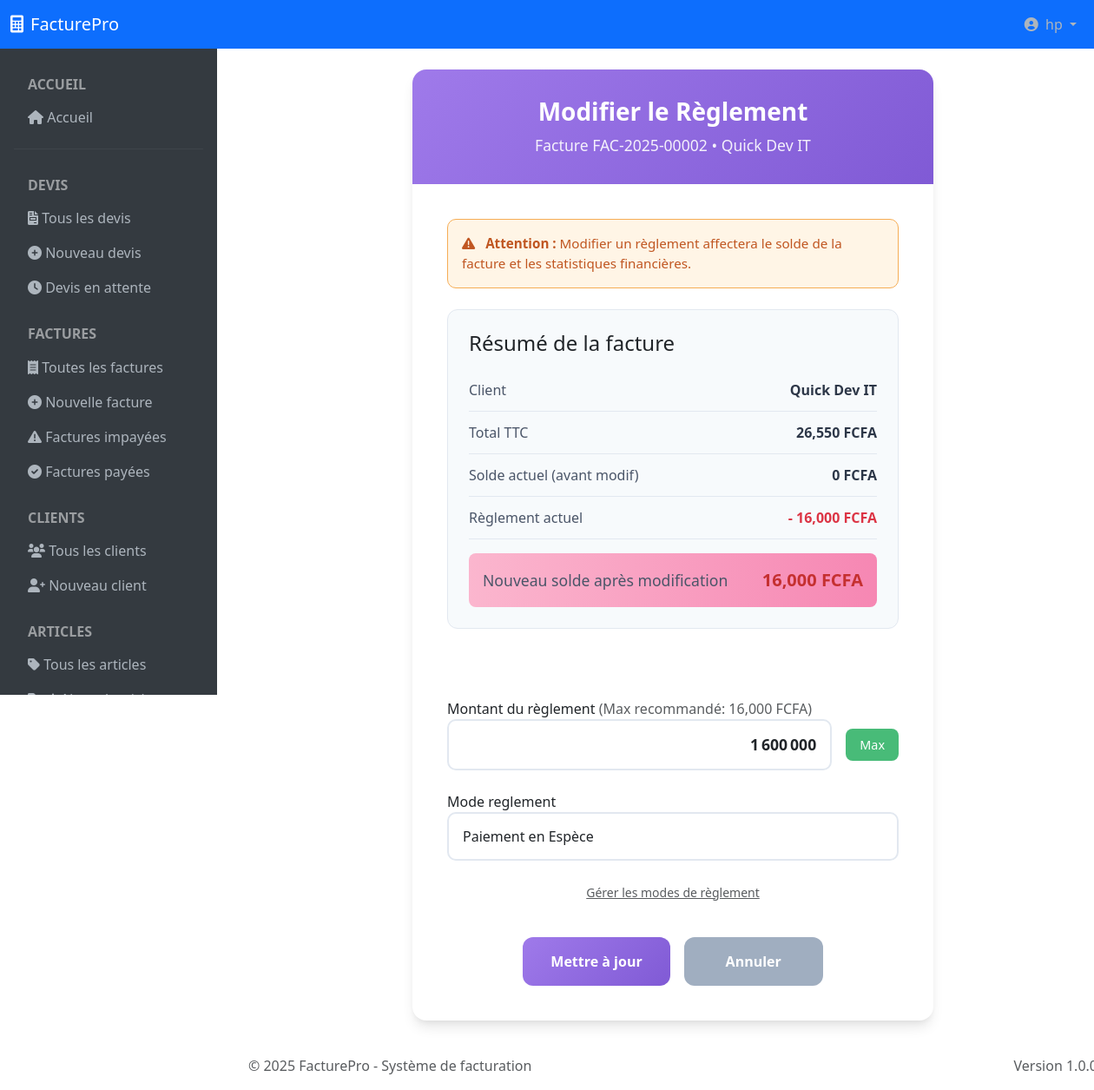
Screenshot of /reglement/modifier/1/ (signed in) with the database file from the repository.
### register/models.py (models this page shows)
class User(AbstractUser):
    bio = models.TextField(blank=True, null=True)
    profile_photo = models.ImageField(verbose_name= 'Photo de profil' )

### facture/models.py (models this page shows, shortened)
class Reglement(models.Model):
    client = models.ForeignKey(Client, on_delete=models.PROTECT, related_name='reglements')
    facture = models.ForeignKey(Facturation, on_delete=models.PROTECT, related_name='reglement_set')
    date_reglement = models.DateField(auto_now_add=True)
    montant_reglement = models.DecimalField(max_digits=12, decimal_places=2, validators=[MinValueValidator(0)])
    mode_reglement = models.ForeignKey(ModeReglement, on_delete=models.SET_NULL, null=True, blank=True, limit_choices_to={'est_actif': True})
    class Meta:
        indexes = [
            models.Index(fields=['facture']),
            models.Index(fields=['client']),
            models.Index(fields=['date_reglement']),
            models.Index(fields=['facture', 'date_reglement']),
        ]

class Facturation(models.Model):
    STATUT_PAYE = 1
    STATUT_EN_ATTENTE = 2
    STATUT_ANNULE = 3
    STATUT_CHOICES = (
        (STATUT_PAYE, 'Payé'),
        (STATUT_EN_ATTENTE, 'En Attente'),
        (STATUT_ANNULE, 'Annulée'),
    )
    client = models.ForeignKey(Client, on_delete=models.PROTECT)
    devis_origine = models.OneToOneField(
        Devis,
        on_delete=models.PROTECT,
        null=True,  # Changé pour permettre None temporairement
        blank=True,
        related_name='facture_generee'
    )
    save_by = models.ForeignKey(settings.AUTH_USER_MODEL, on_delete=models.PROTECT, related_name='factures')
    montant_accompte = models.DecimalField(
        max_digits=12,
        decimal_places=2,
        default=0.00,
        validators=[MinValueValidator(0)]
    )
    date_creation = models.DateTimeField(auto_now_add=True)
    statut = models.IntegerField(choices=STATUT_CHOICES, default=STATUT_EN_ATTENTE)
    numero = models.CharField(max_length=50, unique=True)
    last_update = models.DateTimeField(default=timezone.now)
    commentaire = models.TextField(null=True, blank=True, help_text="Entrer un commentaire sur la facture")
    net_a_payer = models.DecimalField(max_digits=12, decimal_places=2, default=0.00)
    taux_tva = models.DecimalField(
        max_digits=5,
        decimal_places=2,
        null=True,
        blank=True,
        default=Decimal('18.00')
    )
    total_tva = models.DecimalField(max_digits=12, decimal_places=2, default=0.00)
    total_net_ht = models.DecimalField(max_digits=12, decimal_places=2, default=0.00)
    total_ttc = models.DecimalField(max_digits=12, decimal_places=2, default=0.00)
    produits = models.ManyToManyField('Produit', through='ProduitFacturation', related_name='factures')
    services = models.ManyToManyField('Service', through='ServiceFacturation', related_name='factures')
    @property
    def solde_du(self):
        if not self.pk:
            return Decimal('0.00')
        total_reglements = self.reglement_set.aggregate(
            total=Coalesce(Sum('montant_reglement'), Decimal('0.00'))
        )['total']
        solde = self.net_a_payer - self.montant_accompte - total_reglements
        return max(Decimal('0.00'), solde)  # solde jamais négatif
    class Meta:
        indexes = [
            models.Index(fields=['numero']),
            models.Index(fields=['date_creation']),
            models.Index(fields=['statut']),
            models.Index(fields=['client', 'statut']),
            models.Index(fields=['-date_creation']),
        ]
        verbose_name = "Facture"
        verbose_name_plural = "Factures"

class Client(models.Model):
    TYPE_INDIVIDU = 'INDIVIDU'
    TYPE_ENTREPRISE = 'ENTREPRISE'
    TYPE_CHOICES = (
        (TYPE_INDIVIDU, 'Individu'),
        (TYPE_ENTREPRISE, 'Entreprise'),
    )
    SEXE_MASCULIN = 'Masculin'
    SEXE_FEMININ = 'Feminin'
    SEXE_CHOICES = (
        (SEXE_MASCULIN, 'Masculin'),
        (SEXE_FEMININ, 'Féminin'),
    )
    client_type = models.CharField(max_length=20, choices=TYPE_CHOICES, default=TYPE_INDIVIDU)
    nom = models.CharField(max_length=100)
    email = models.EmailField(max_length=150,unique=True)
    telephone = models.CharField(max_length=50, blank=True)
    adresse = models.TextField()
    ville = models.CharField(max_length=50, blank=True)
    sexe = models.CharField(max_length=15, choices=SEXE_CHOICES, blank=True)
    company_id_number = models.CharField(max_length=45, blank=True)
    company_iban = EncryptedCharField(max_length=34, blank=True)
    company_bic = EncryptedCharField(max_length=20, blank=True)
    date_creation = models.DateTimeField(auto_now_add=True)
    save_by = models.ForeignKey(settings.AUTH_USER_MODEL, on_delete=models.PROTECT, related_name='clients')
    class Meta:
        indexes = [
            models.Index(fields=['email']),
            models.Index(fields=['telephone']),
            models.Index(fields=['client_type']),
            models.Index(fields=['date_creation']),
        ]

### facture/views.py (the view, shortened to what this page needs)
# urls.py: path('reglement/modifier/<int:pk>/', views.ReglementUpdateView.as_view(), name='modifier-reglement'),
class ReglementUpdateView(SuccessMessageMixin, UpdateView):
    model = Reglement
    form_class = ReglementForm
    template_name = 'facture/update_reglement.html'
    success_message = "Règlement modifié avec succès !"
    def get_context_data(self, **kwargs):
        context = super().get_context_data(**kwargs)
        facture = self.object.facture
        ancien_montant = self.object.montant_reglement
        solde_actuel = facture.solde_du
        max_possible = solde_actuel + ancien_montant
        context.update({
            'nouveau_solde': max_possible,
            'max_possible': max_possible,
        })
        return context

### facture/templates/facture/update_reglement.html (shortened to what this page needs)
{% extends 'facture/base.html' %}
{% load humanize %}
{% block content %}
<link rel="stylesheet" href="https://cdnjs.cloudflare.com/ajax/libs/font-awesome/6.0.0/css/all.min.css">
<div class="reglement-container">
    <div class="reglement-header">
        <h1>Modifier le Règlement</h1>
        <p>Facture {{ object.facture.numero }} • {{ object.client.nom }}</p>
    </div>
    <div class="reglement-content">
        <div class="alert-warning">
            <i class="fas fa-exclamation-triangle me-2"></i>
            <strong>Attention :</strong> Modifier un règlement affectera le solde de la facture et les statistiques financières.
        </div>
        <div class="facture-summary">
            <h4 class="mb-3">Résumé de la facture</h4>
            <div class="summary-row">
                <span class="summary-label">Client</span>
                <span class="summary-value">{{ object.facture.client.nom }}</span>
            </div>
            <div class="summary-row">
                <span class="summary-label">Total TTC</span>
                <span class="summary-value">{{ object.facture.total_ttc|floatformat:0|intcomma }} FCFA</span>
            </div>
            <div class="summary-row">
                <span class="summary-label">Solde actuel (avant modif)</span>
                <span class="summary-value">{{ object.facture.solde_du|floatformat:0|intcomma }} FCFA</span>
            </div>
            <div class="summary-row">
                <span class="summary-label">Règlement actuel</span>
                <span class="summary-value text-danger">
                    - {{ object.montant_reglement|floatformat:0|intcomma }} FCFA
                </span>
            </div>
            <div class="solde-row summary-row">
                <span class="summary-label">Nouveau solde après modification</span>
                <span class="summary-value">
                    {{ nouveau_solde|floatformat:0|intcomma }} FCFA
                </span>
            </div>
        </div>
        <form method="post">
            <div class="form-group">
            </div>
            <div class="form-group">
                <label for="{{ form.montant_reglement.id_for_label }}">
                    {{ form.montant_reglement.label }}
                    <span class="text-muted">(Max recommandé: {{ max_possible|floatformat:0|intcomma }} FCFA)</span>
                </label>
                <div class="d-flex align-items-center">
                    {{ form.montant_reglement }}
                    <button type="button" class="max-solde-btn" onclick="fillMaxSolde()">
                        Max
                    </button>
                </div>
            </div>
            <div class="form-group">
                <label for="{{ form.mode_reglement.id_for_label }}">
                    {{ form.mode_reglement.label }}
                </label>
                {{ form.mode_reglement }}
            </div>
            <div class="text-center mb-3">
                <a href="{% url 'mode-reglement-list' %}" class="small text-muted">
                    Gérer les modes de règlement
                </a>
            </div>
            <div class="actions">
                <button type="submit" class="btn btn-primary">
                    Mettre à jour
                </button>
                <a href="{% url 'liste-reglements' %}" class="btn btn-secondary">
                    Annuler
                </a>
            </div>
        </form>
    </div>
</div>
{% endblock %}

### facture/templates/facture/base.html (shortened to what this page needs)
<!DOCTYPE html>
<html lang="fr">
<head>
    <link href="https://cdnjs.cloudflare.com/ajax/libs/bootstrap/5.3.2/css/bootstrap.min.css" rel="stylesheet">
    <link href="https://cdnjs.cloudflare.com/ajax/libs/font-awesome/6.4.0/css/all.min.css" rel="stylesheet">
</head>
<body>
    <nav class="navbar navbar-expand-lg navbar-dark bg-primary fixed-top" style="z-index: 1000;">
        <div class="container-fluid">
            <a class="navbar-brand" href="{% url 'home' %}">
                <i class="fas fa-calculator me-2"></i>FacturePro
            </a>
            <div class="navbar-nav ms-auto">
                <div class="nav-item dropdown">
                    <a class="nav-link dropdown-toggle" href="#" role="button" data-bs-toggle="dropdown">
                        <i class="fas fa-user-circle me-1"></i>
                        {{ user.get_full_name|default:user.username|default:"Utilisateur" }}
                    </a>
                </div>
            </div>
        </div>
    </nav>
    <div class="container-fluid" style="margin-top: 56px;">
        <div class="row">
            <nav class="col-lg-2 sidebar p-3" id="sidebar">
                <div class="nav flex-column">
                     <h6 class="text-uppercase text-white-50 fw-bold px-3 mt-3 mb-2">Accueil</h6>
                    <a class="nav-link" href="{% url 'home' %}"><i class="fas fa-home"></i> Accueil</a>
                     <hr class="my-3" style="border-color: rgba(255,255,255,0.2);">
                    <h6 class="text-uppercase text-white-50 fw-bold px-3 mt-3 mb-2">Devis</h6>
                    <a class="nav-link" href="{% url 'liste-devis' %}"><i class="fas fa-file-invoice"></i> Tous les devis</a>
                    <a class="nav-link" href="{% url 'create-devis' %}"><i class="fas fa-plus-circle"></i> Nouveau devis</a>
                    <a class="nav-link" href="{% url 'liste-attente' %}"><i class="fas fa-clock"></i> Devis en attente</a>
                    <h6 class="text-uppercase text-white-50 fw-bold px-3 mt-4 mb-2">Factures</h6>
                    <a class="nav-link" href="{% url 'liste-facture' %}"><i class="fas fa-receipt"></i> Toutes les factures</a>
                    <a class="nav-link" href="{% url 'create-facture' %}"><i class="fas fa-plus-circle"></i> Nouvelle facture</a>
                    <a class="nav-link" href="{% url 'liste-impaye' %}"><i class="fas fa-exclamation-triangle"></i> Factures impayées</a>
                    <a class="nav-link" href="{% url 'liste-paye' %}"><i class="fas fa-check-circle"></i> Factures payées</a>
                    <h6 class="text-uppercase text-white-50 fw-bold px-3 mt-4 mb-2">Clients</h6>
                    <a class="nav-link" href="{% url 'liste-clients' %}"><i class="fas fa-users"></i> Tous les clients</a>
                    <a class="nav-link" href="{% url 'create-client' %}"><i class="fas fa-user-plus"></i> Nouveau client</a>
                    <h6 class="text-uppercase text-white-50 fw-bold px-3 mt-4 mb-2">Articles</h6>
                    <a class="nav-link" href="{% url 'gerer-article' %}"><i class="fas fa-tag"></i> Tous les articles</a>
                    <a class="nav-link" href="{% url 'ajouter_element' %}"><i class="fas fa-tag me-2"></i><i class="fas fa-plus"></i> Nouvel article</a>
                </div>
            </nav>
            <main class="col-lg-10 main-content p-0">
                <div class="p-4">
                    {% if user.is_authenticated %}
                    {% block content %}{% endblock %}
                    {% else %}
                        <p>Login <a href="{% url 'login' %}"></a></p>
                    {% endif %}
                </div>
                <footer class="footer mt-auto py-3 px-4">
                    <div class="container-fluid">
                        <div class="row">
                            <div class="col-md-6">
                                <span class="text-muted">© 2025 FacturePro - Système de facturation</span>
                            </div>
                            <div class="col-md-6 text-md-end">
                                <span class="text-muted">Version 1.0.0</span>
                            </div>
                        </div>
                    </div>
                </footer>
            </main>
        </div>
    </div>
</body>
</html>

### rows the page displays
User: get_full_name "hp"
Reglement: facture.numero "FAC-2025-00002", client.nom "Quick Dev IT", facture.client.nom "Quick Dev IT", facture.total_ttc "26,550", facture.solde_du "0", montant_reglement "16,000", montant_reglement "1 600 000", mode_reglement "Paiement en Espèce"

### other values shown
{{ nouveau_solde|floatformat:0|intcomma }} "16,000"
{{ max_possible|floatformat:0|intcomma }} "16,000"
